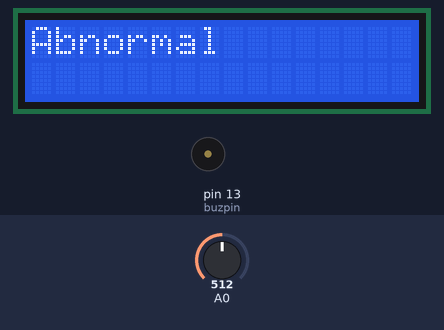
The sketch below on a simulated Arduino Uno, built with avr-gcc and run on an emulated ATmega328P. Shown: 16×2 character LCD, buzzer (waves = sounding). The test bench sets the inputs (shaded band); at power-on: A0 = 512. What the sketch prints to the serial monitor is not drawn.

Above: at 1.2 s.
1.3 s: A0 set to 579
5.4 s: A0 set to 601
At 6.6 s:
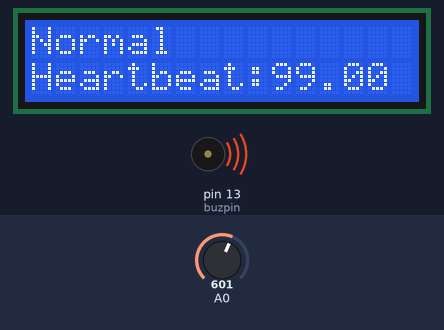
9.5 s: A0 set to 716
At 10.8 s:
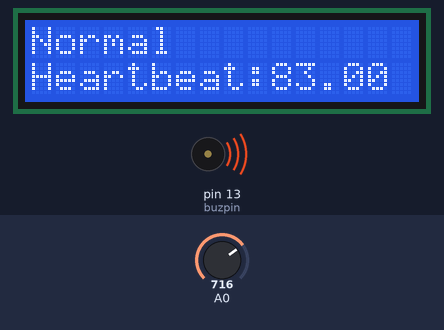
12.8 s: A0 set to 511
At 14.1 s:
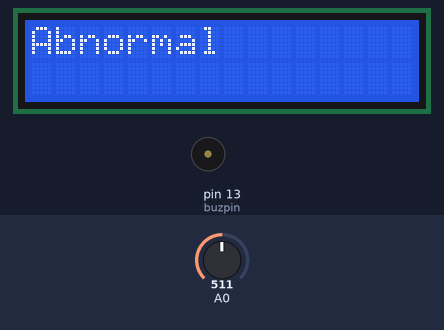
Timing chart, 0 to 15.8 s (numbered marks = the images above; inputs shaded):
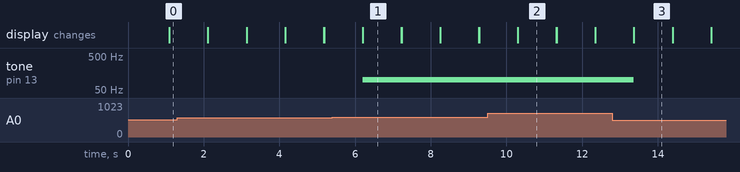

Measured:
- the behaviour switches between 594 and 595 on A0 (found by bisection; images 0 and 1)
- after the input at 5.4 s, tone on pin 13 (buzpin): silent → 100 Hz after 0.80 s; the display: first differs from a run without the input after 0.80 s (image 1)
- after the input at 9.5 s, the display: first differs from a run without the input after 0.80 s (image 2)
- after the input at 12.8 s, tone on pin 13 (buzpin): 100 Hz → silent after 0.57 s; the display: first differs from a run without the input after 0.57 s (image 3)
- what the display in image 1 shows lasts 1.0 s, from 6.2 s to 7.2 s

The sketch:

HEART_FINAL1.ino
```cpp
    int reading = 0;
    float BPM = 0.0;
    int buzpin=13;
   #include <LiquidCrystal.h>
    LiquidCrystal lcd(12,11,5,4,3,2);
    void setup(){
      Serial.begin(9600);
      lcd.begin(16,2);
    }
    void loop(){
      digitalWrite(buzpin,LOW);
       reading = analogRead(A0);
      BPM = (int)(60/(reading/1000.0));       //Change the analog reading into BPM
      if(BPM>100){
        lcd.setCursor(0,0);                  //Set LCD cursor position (column 0, row 0)
        lcd.print("Abnormal");
        Serial.print(BPM);
        noTone(buzpin);
        Serial.println("Abnormal");
       }
       else{
        lcd.setCursor(0,0);               //Set LCD cursor position (column 0, row 0)
        lcd.print("Normal");
        Serial.println("Normal");
       lcd.setCursor(0,1);      //Set LCD cursor position (column 0, row 1)
       Serial.print(40);
        tone(buzpin,100);
       lcd.print("Heartbeat:");           //Print the heartbeat in BPM
      lcd.print(BPM);
      }
      delay(1000);
      lcd.clear();

      Serial.print("Heartbeat:");
      Serial.println(BPM);

      Serial.flush();
    }
```
